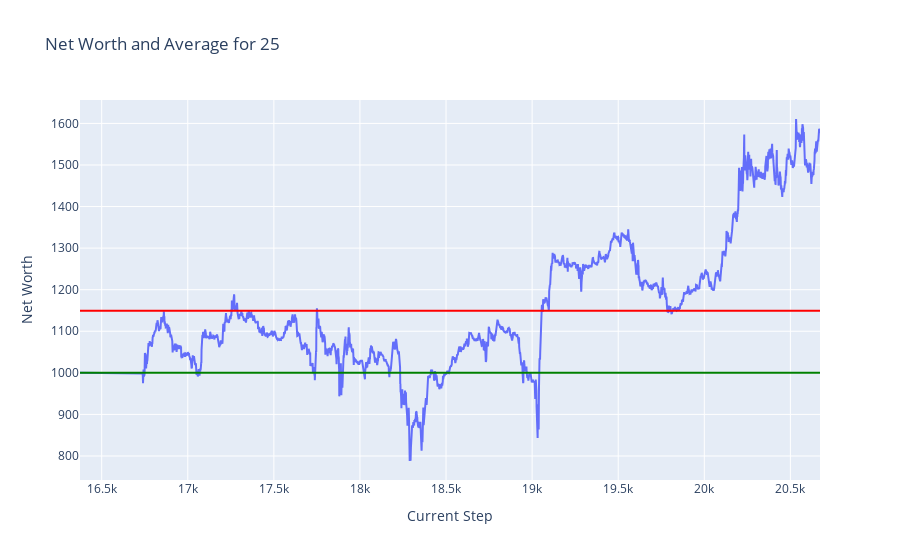
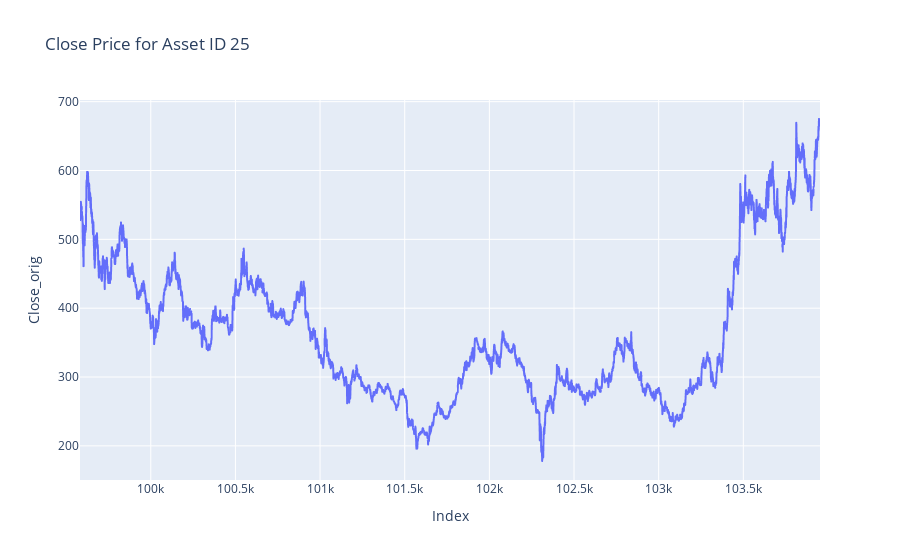

The cell these charts' notebook holds for them, in order:
### Markdown cell above
## Plots

### Code cell
token = 25
plot_token_data(df = test_hist_df, token = token)
plot_close_by_asset(df= test_df, asset_id= token)

### Figure 1 — Plotly figure (JSON) as saved in the notebook; plotly's stock layout.template omitted (floating-point values rounded to 4 significant figures; data arrays with more than 128 entries replaced by an {"elided": "..."} marker saying what was removed)
{"data": [{"mode": "lines", "name": "Net Worth", "type": "scatter", "x": {"elided": "4299 int values"}, "y": {"elided": "4299 float values"}}], "layout": {"shapes": [{"line": {"color": "green"}, "name": "Net Worth = 1000", "type": "line", "x0": 0, "x1": 1, "xref": "x domain", "y0": 1000, "y1": 1000, "yref": "y"}, {"line": {"color": "red"}, "name": "Average Net Worth = 1149.19", "type": "line", "x0": 0, "x1": 1, "xref": "x domain", "y0": 1149.0, "y1": 1149.0, "yref": "y"}], "title": {"text": "Net Worth and Average for 25"}, "xaxis": {"title": {"text": "Current Step"}}, "yaxis": {"title": {"text": "Net Worth"}}}}

### Figure 2 — Plotly figure (JSON) as saved in the notebook; plotly's stock layout.template omitted (floating-point values rounded to 4 significant figures; data arrays with more than 128 entries replaced by an {"elided": "..."} marker saying what was removed)
{"data": [{"hovertemplate": "Index=%{x}<br>Close_orig=%{y}<extra></extra>", "legendgroup": "", "line": {"color": "#636efa", "dash": "solid"}, "marker": {"symbol": "circle"}, "mode": "lines", "name": "", "showlegend": false, "type": "scattergl", "x": {"elided": "4372 int values"}, "xaxis": "x", "y": {"elided": "4372 float values"}, "yaxis": "y"}], "layout": {"legend": {"tracegroupgap": 0}, "title": {"text": "Close Price for Asset ID 25"}, "xaxis": {"anchor": "y", "domain": [0, 1], "title": {"text": "Index"}}, "yaxis": {"anchor": "x", "domain": [0, 1], "title": {"text": "Close_orig"}}}}
